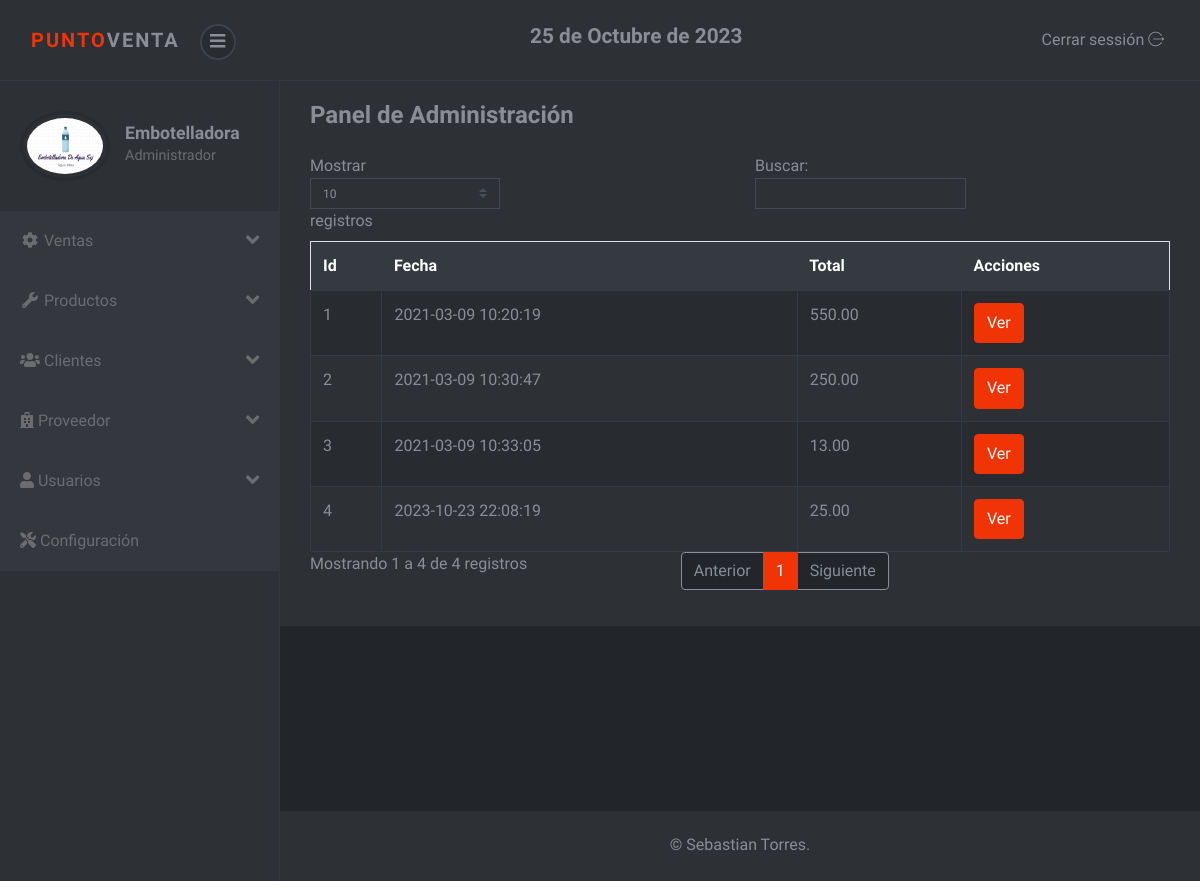
The app's page /sistema/ventas.php (signed in) with its own data.
### tables this page shows
CREATE TABLE `factura` (
  `nofactura` int(11) NOT NULL,
  `fecha` datetime NOT NULL DEFAULT current_timestamp(),
  `usuario` int(11) NOT NULL,
  `codcliente` int(11) NOT NULL,
  `totalfactura` decimal(10,2) NOT NULL,
  `estado` int(11) NOT NULL DEFAULT 1
);

### sistema/ventas.php (the view, shortened to what this page needs)
<?php include_once "includes/header.php"; ?>
<div class="container-fluid">
	<div class="d-sm-flex align-items-center justify-content-between mb-4">
		<h1 class="h3 mb-0 text-gray-800">Panel de Administración</h1>
	</div>
	<div class="row">
		<div class="col-lg-12">
			<div class="table-responsive">
				<table class="table table-striped table-bordered" id="table">
					<thead class="thead-dark">
						<tr>
							<th>Id</th>
							<th>Fecha</th>
							<th>Total</th>
							<th>Acciones</th>
						</tr>
					</thead>
					<tbody>
						<?php
						require "../conexion.php";
						$query = mysqli_query($conexion, "SELECT nofactura, fecha,codcliente, totalfactura, estado FROM factura ORDER BY nofactura DESC");
						$cli = mysqli_num_rows($query);
						if ($cli > 0) {
							while ($dato = mysqli_fetch_array($query)) {
						?>
								<tr>
									<td><?php echo $dato['nofactura']; ?></td>
									<td><?php echo $dato['fecha']; ?></td>
									<td><?php echo $dato['totalfactura']; ?></td>
									<td>
										<button type="button" class="btn btn-primary view_factura" cl="<?php echo $dato['codcliente'];  ?>" f="<?php echo $dato['nofactura']; ?>">Ver</button>
									</td>
								</tr>
						<?php }
						} ?>
					</tbody>
				</table>
			</div>
		</div>
	</div>
</div>
<?php include_once "includes/footer.php"; ?>

### sistema/css/style.violet.css (style rules this page uses)
body { position: relative; }
button { cursor: pointer; }
button, input[type='submit'] { cursor: pointer; font-family: inherit; font-weight: 300 !important; }
.table { margin-bottom: 0; color: #8a8d93; }
.table td, .table th { border-color: #343a40; }
.table thead th { border: none; }
.table-striped tbody tr { -webkit-transition: all 0.3s; transition: all 0.3s; }
.table-striped tbody tr:nth-of-type(odd) { background-color: #282b2f; }
.table-bordered td, .table-bordered th { border-color: #343a40; }
.btn { font-weight: 400; border: 1px solid transparent; padding: 0.45rem 0.75rem; font-size: 1rem; line-height: 1.5; border-radius: 0.25rem; -webkit-transition: color 0.15s ease-in-out, background-color 0.15s ease-in-out, border-color 0.15s ease-in-out, -webkit-box-shadow 0.15s ease-in-out; transition: color 0.15s ease-in-out, background-color 0.15s ease-in-out, border-color 0.15s ease-in-out, -webkit-box-shadow 0.15s ease-in-out; transition: color 0.15s ease-in-out, background-color 0.15s ease-in-out, border-color 0.15s ease-in-out, box-shadow 0.15s ease-in-out; transition: color 0.15s ease-in-out, background-color 0.15s ease-in-out, border-color 0.15s ease-in-out, box-shadow 0.15s ease-in-out, -webkit-box-shadow 0.15s ease-in-out; }
.btn-primary { color: color-yiq(#f03406); background-color: #f03406; border-color: #f03406; }
body { font-family: "Muli", sans-serif; font-size: 1rem; font-weight: 400; line-height: 1.5; color: #8a8d93; background-color: #fff; }
h1, h2, h3, h4, h5, h6, .h1, .h2, .h3, .h4, .h5, .h6 { margin-bottom: 0.5rem; font-family: inherit; font-weight: 700; line-height: 1.2; color: inherit; }
h1, .h1 { font-size: 2.5rem; }
h3, .h3 { font-size: 1.5rem; }

### records on screen
factura: nofactura "4", fecha "2023-10-23 22:08:19", totalfactura "25.00"
factura: nofactura "3", fecha "2021-03-09 10:33:05", totalfactura "13.00"
factura: nofactura "2", fecha "2021-03-09 10:30:47", totalfactura "250.00"
factura: nofactura "1", fecha "2021-03-09 10:20:19", totalfactura "550.00"

### other values on screen
fechaPeru() "25 de Octubre de 2023"
$_SESSION['nombre'] "Embotelladora"
